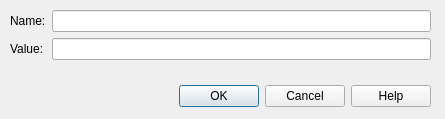
<?xml version="1.0" encoding="UTF-8"?>
<ui version="4.0">
 <class>CDlgMqttAddEscape</class>
 <widget class="QDialog" name="CDlgMqttAddEscape">
  <property name="geometry">
   <rect>
    <x>0</x>
    <y>0</y>
    <width>445</width>
    <height>119</height>
   </rect>
  </property>
  <property name="windowTitle">
   <string>MQTT Add User Escape</string>
  </property>
  <property name="sizeGripEnabled">
   <bool>false</bool>
  </property>
  <widget class="QDialogButtonBox" name="buttonBox">
   <property name="geometry">
    <rect>
     <x>10</x>
     <y>80</y>
     <width>421</width>
     <height>32</height>
    </rect>
   </property>
   <property name="orientation">
    <enum>Qt::Orientation::Horizontal</enum>
   </property>
   <property name="standardButtons">
    <set>QDialogButtonBox::StandardButton::Cancel|QDialogButtonBox::StandardButton::Help|QDialogButtonBox::StandardButton::Ok</set>
   </property>
   <property name="centerButtons">
    <bool>false</bool>
   </property>
  </widget>
  <widget class="QWidget" name="formLayoutWidget_2">
   <property name="geometry">
    <rect>
     <x>10</x>
     <y>10</y>
     <width>421</width>
     <height>61</height>
    </rect>
   </property>
   <layout class="QFormLayout" name="formLayout_2">
    <property name="fieldGrowthPolicy">
     <enum>QFormLayout::FieldGrowthPolicy::ExpandingFieldsGrow</enum>
    </property>
    <item row="0" column="0">
     <widget class="QLabel" name="label_3">
      <property name="text">
       <string>Name:</string>
      </property>
      <property name="buddy">
       <cstring>editEscapeName</cstring>
      </property>
     </widget>
    </item>
    <item row="0" column="1">
     <widget class="QLineEdit" name="editEscapeName">
      <property name="toolTip">
       <string>Subscribe topic (subscription pattern)</string>
      </property>
     </widget>
    </item>
    <item row="1" column="0">
     <widget class="QLabel" name="label_2">
      <property name="text">
       <string>Value:</string>
      </property>
     </widget>
    </item>
    <item row="1" column="1">
     <widget class="QLineEdit" name="editEscapeValue">
      <property name="toolTip">
       <string>Subscribe topic (subscription pattern)</string>
      </property>
     </widget>
    </item>
   </layout>
  </widget>
 </widget>
 <resources/>
 <connections>
  <connection>
   <sender>buttonBox</sender>
   <signal>accepted()</signal>
   <receiver>CDlgMqttAddEscape</receiver>
   <slot>accept()</slot>
   <hints>
    <hint type="sourcelabel">
     <x>248</x>
     <y>254</y>
    </hint>
    <hint type="destinationlabel">
     <x>157</x>
     <y>274</y>
    </hint>
   </hints>
  </connection>
  <connection>
   <sender>buttonBox</sender>
   <signal>rejected()</signal>
   <receiver>CDlgMqttAddEscape</receiver>
   <slot>reject()</slot>
   <hints>
    <hint type="sourcelabel">
     <x>316</x>
     <y>260</y>
    </hint>
    <hint type="destinationlabel">
     <x>286</x>
     <y>274</y>
    </hint>
   </hints>
  </connection>
 </connections>
</ui>
